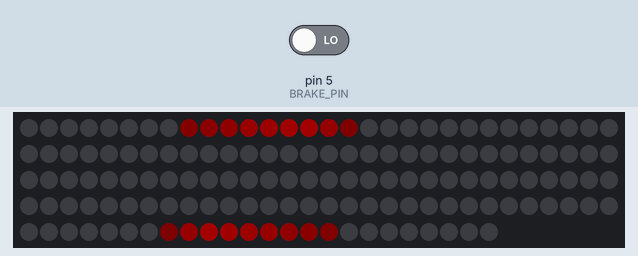
Bench run of a sketch on a simulated Arduino Uno, built with avr-gcc and run on an emulated ATmega328P. Parts: 144 RGB LEDs in strip order, left to right, continuing on the next row. Inputs (shaded band) come from the test bench; at power-on: pin 5 (BRAKE_PIN) LOW. Dim RGB values are drawn brighter than linear.

Above: at 1.2 s.
1.3 s: pin 5 (BRAKE_PIN) driven HIGH
At 2.3 s:
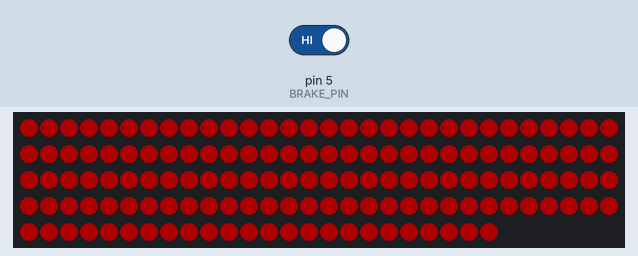
2.8 s: pin 5 (BRAKE_PIN) driven LOW
At 2.96 s:
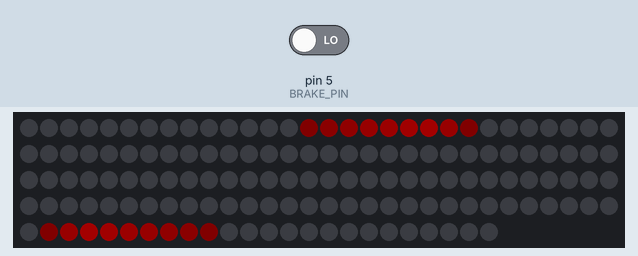

The sketch:

waver.ino
```cpp
#include "strip.hpp"
#include "brake.hpp"
#include "canvas.hpp"
#include "fx.hpp"
#include "fx_chain.hpp"
#include "fx_front.hpp"
#include "fx_fade.hpp"

CStrip strip;
Brake brakes(&strip, BRAKE_PIN);
uint8_t storage[STRIP_NUMLEDS];
Canvas  canvas(storage, STRIP_NUMLEDS, &strip);
FXChain fx_chain;

void setup() {
  Serial.begin(115200);
  canvas.Fill(0);

  int size = canvas.Size();
  int middle = size / 2 - 1;


  fx_chain.append(new CFront(&canvas, 0, size - 1, 7, false, 3, 10, 0, 192));
  fx_chain.append(new CFront(&canvas, size - 1, 0, 7, false, 3, 10, 0, 192));
  fx_chain.append(new CFade(&canvas, 0, 4));
  fx_chain.append_next_chain();
  fx_chain.append(new CFront(&canvas, 0, middle + 4, 7, false, 3, 10, 0, 192));
  fx_chain.append(new CFront(&canvas, size - 1, middle - 3, 7, false, 3, 10, 0, 192));
  fx_chain.append(new CFade(&canvas, 0, 4));
  fx_chain.append_next_chain();
  fx_chain.append(new CFront(&canvas, middle + 4, size - 1, 7, false, 5, 2, 0, 192));
  fx_chain.append(new CFront(&canvas, middle - 3, 0, 7, false, 5, 2, 0, 192));
  fx_chain.append_next_chain();
  fx_chain.append(new CFront(&canvas, middle + 1 - 2, size + 1, 7, false, 5, -2, 0, 0));
  fx_chain.append(new CFront(&canvas, middle + 2, -2, 7, false, 5, -2, 0, 0));
  fx_chain.append_next_chain();
  fx_chain.append(new CFront(&canvas, middle + 1, size - 1, 7, false, 5, 2, 0, 64));
  fx_chain.append(new CFront(&canvas, middle, 0, 7, false, 5, 2, 0, 64));
  fx_chain.append_next_chain();
  fx_chain.append(new CFront(&canvas, middle + 1, size - 1, 7, false, 5, 2, 0, 192));
  fx_chain.append(new CFront(&canvas, middle, 0, 7, false, 5, 2, 0, 192));
  fx_chain.append_next_chain();
  fx_chain.append(new CFront(&canvas, middle + 1 - 2, size + 1, 7, false, 5, -2, 0, 0));
  fx_chain.append(new CFront(&canvas, middle + 2, -2, 7, false, 5, -2, 0, 0));
}

void loop() {
  if (!brakes.tick()) {
    fx_chain.tick();
    canvas.Render();
  }
}
```

brake.hpp
```cpp
#ifndef BRAKE_HPP
#define BRAKE_HPP

#include <Arduino.h>
const int BRAKE_PIN = 5;

class Brake {
public:
  Brake(CStrip *strip, int brake_pin): m_strip(strip), m_brake_pin(brake_pin), m_instance(NULL) {
    pinMode(m_brake_pin, INPUT);
  };

  bool tick() {
    if (is_braking()) {
      render();
      return true;
    }

    return false;
  }
private:
  bool is_braking() {
    return digitalRead(m_brake_pin);
  }

  void render() {
    for(int idx = 0; idx < m_strip->Size(); idx++) {
      m_strip->Set(idx, 255);
    }
    m_strip->Show();
  }

  CStrip *m_strip;
  int m_brake_pin;
  Brake *m_instance;
};

#endif  // BRAKE_HPP
```

canvas.hpp
```cpp
#ifndef CANVAS_HPP
#define CANVAS_HPP

#include "strip.hpp"

class Canvas {
public:
  Canvas(uint8_t *storage, int size, CStrip* strip) :
    m_storage(storage),
    m_size(size),
    m_strip(strip)
  {}

  void Fill(int value) {
    value = correct_value(value);
    for (int idx = 0; idx < m_size; idx++) {
      m_storage[idx] = value;
    }
  }

  void Set(int index, int value) {
    if (index < 0 || index >= m_size) {
      return;
    }

    m_storage[index] = correct_value(value);
  }

  int Get(int index) {
    if (index < 0 || index >= m_size) {
      return 0;
    }
    return m_storage[index];
  }

  int Size() {
    return m_size;
  }

  void Render() {
    for(int idx = 0; idx < m_strip->Size(); idx++) {
      m_strip->Set(idx, m_storage[idx]);
    }
    m_strip->Show();
  }
private:
  uint8_t correct_value(int value) {
    if (value < 0) {
      value = 0;
    }
    if (value > 255) {
      value = 255;
    }

    return value;
  }
  uint8_t *m_storage;
  int m_size;
  CStrip *m_strip;
};

#endif  // CANVAS_HPP
```

fx.hpp
```cpp
#ifndef FX_HPP
#define FX_HPP

class FX {
public:
  FX(): m_fx_next(NULL){};
  virtual void tick();
  virtual void reset();
  virtual bool done();
  virtual ~FX(){};


  void fx_append(FX*fx) {
    if (m_fx_next == NULL) {
      m_fx_next = fx;
    } else {
      m_fx_next->fx_append(fx);
    }
  }

  void fx_chain_tick() {
    tick();
    if (m_fx_next != NULL) {
      m_fx_next -> fx_chain_tick();
    }
  }

  bool fx_chain_reset() {
    this->reset();
    if (m_fx_next != NULL) {
      m_fx_next->fx_chain_reset();
    }
  }

  bool fx_chain_done() {
    return done() || (m_fx_next != NULL ? m_fx_next->fx_chain_done() : false);
  }
protected:
  FX *fx_next() {
    return m_fx_next;
  }
private:
  FX *m_fx_next;
};


#endif  // FX_HPP
```

fx_chain.hpp
```cpp
#ifndef FX_CHAIN_HPP
#define FX_CHAIN_HPP

#include "fx.hpp"
#include <List.hpp>

class FXChain {
public:
  FXChain(): m_append_cursor(0), m_tick_cursor(0) {}
  void append(FX *fx) {
    if (m_append_cursor >= m_sequence.getSize()) {
      m_sequence.add(fx);
    } else {
      m_sequence[m_append_cursor]->fx_append(fx);
    }
  }

  void append_next_chain() {
    if (m_append_cursor < m_sequence.getSize()) {
      m_append_cursor ++;
    }
  }

  void tick() {
    FX * chain = m_sequence[m_tick_cursor];
    chain->fx_chain_tick();
    if (chain->fx_chain_done()) {
      chain->fx_chain_reset();
      m_tick_cursor ++;
      if (m_tick_cursor >= m_sequence.getSize()) {
        m_tick_cursor = 0;
      }
    }
  }
private:
  int m_append_cursor;
  int m_tick_cursor;
  List<FX*> m_sequence;
};

#endif  // FX_CHAIN_HPP
```

fx_fade.hpp
```cpp
#ifndef FX_FADE_HPP
#define FX_FADE_HPP

#include "fx.hpp"
#include "canvas.hpp"

class CFade: public FX {
public:
  CFade(Canvas * canvas, uint8_t target, uint8_t step):
    m_canvas(canvas),
    m_target(target),
    m_step(step),
    m_window_lowaddr(0),
    m_window_highaddr(canvas->Size() - 1)
  {}
  virtual void tick() {
    m_had_changes = false;
    for (int idx = m_window_lowaddr; idx <= m_window_highaddr; idx++) {
      int value = m_canvas->Get(idx);
      if (value == m_target) {
        continue;
      }

      m_had_changes = true;
      if (value < m_target) {
        value += m_step;
        if (value > m_target) {
          value = m_target;
        }
      } else {
        value -= m_step;
        if (value < m_target) {
          value = m_target;
        }
      }

      m_canvas->Set(idx, value);
    }
  }
  virtual bool done() {
    return !m_had_changes;
  }
  virtual void reset() {
    // Actually do nothing, we're fading while anything changes
  }
private:
  Canvas * m_canvas;
  int m_target;
  uint8_t m_step;
  int m_window_lowaddr;
  int m_window_highaddr;
  bool m_had_changes;
};

#endif  // FX_FADE_HPP
```

fx_front.hpp
```cpp
#ifndef FX_FRONT_HPP
#define FX_FRONT_HPP

#include "fx.hpp"
#include "canvas.hpp"

class CFront: public FX {
public:
  CFront(
      Canvas *canvas,
      int start_position,
      int end_position,
      int step_ticks,
      bool cyclic,
      int front_width,
      int front_fade_scaling_factor,
      int min_brightness,
      int max_brightness
    ):
    m_canvas(canvas),
    m_start_position(start_position),
    m_end_position(end_position),
    m_step_ticks(step_ticks),
    m_cyclic(cyclic),
    m_front_width(front_width),
    m_front_fade_scaling_factor(front_fade_scaling_factor),
    m_direction(m_end_position > m_start_position ? 1 : m_start_position == m_end_position ? 0 : -1),
    m_min_brightness(min_brightness),
    m_max_brightness(max_brightness)
  {
    reset();
  }

  virtual void tick() {
    tick_updown();

    if (--m_step_tick_left < 0) {
      if (m_position == m_end_position) {
        if (m_cyclic) {
          m_position = m_start_position;
        }
      } else {
        m_position += m_direction;
      }
      m_step_tick_left = m_step_ticks - 1;
    }
  }

  virtual void reset() {
    m_position = m_start_position;
    m_step_tick_left = m_step_ticks;
  }

  void set_max_brightness(int brightness) {
    m_max_brightness = brightness;
  }

  void set_min_brightness(int brightness) {
    m_min_brightness = brightness;
  }

  virtual bool done() {
    if (m_cyclic) {
      return false;
    } else {
      return m_position == m_end_position;
    }
  }

private:
  void tick_updown() {
    for (int idx = 0; idx < m_front_width; idx++) {
      int index = m_direction * idx;
      int shift = (m_front_width - idx) * m_front_fade_scaling_factor;
      int value = relative_get(index);
      value += shift;
      relative_set(index, value);
    }
  }

  int relative_get(int offset) {
    return m_canvas->Get(m_position + offset);
  }

  void relative_set(int offset, int value) {
      if (m_front_fade_scaling_factor > 0 && value > m_max_brightness) {
        value = m_max_brightness;
      }
      if (m_front_fade_scaling_factor < 0 && value < m_min_brightness) {
        value = m_min_brightness;
      }

    m_canvas->Set(m_position + offset, value);
  }

// Configurational variables
  Canvas *m_canvas;
  int m_start_position;
  int m_end_position;
  int m_step_ticks;
  bool m_cyclic;
  int m_front_width;
  int m_front_fade_scaling_factor;
  int m_min_brightness;
  int m_max_brightness;

// Automatic configuration variables
  int m_direction;

// Runtime variables
  int m_step_tick_left;
  int m_position;
};
#endif  // FX_FRONT_HPP
```

strip.cpp
```cpp
#include <Arduino.h>
#include <microLED.h>
#include "strip.hpp"

microLED< STRIP_NUMLEDS, STRIP_PIN, MLED_NO_CLOCK, LED_WS2812, ORDER_GRB, CLI_HIGH> STRIP;

CStrip::CStrip() {
  STRIP.setBrightness(STRIP_BRIGHTNESS);
}

void CStrip::Set(int index, unsigned char value) {
  STRIP.leds[index] = mRGB(value, 0, 0);
}
int CStrip::Size() {
  return STRIP_NUMLEDS;
}
void CStrip::Show() {
  STRIP.show();
}
```

strip.hpp
```cpp
#ifndef STRIP_HPP
#define STRIP_HPP

const int STRIP_PIN = 3;
const int STRIP_NUMLEDS = 144;
const int STRIP_BRIGHTNESS = 255;

class CStrip {
public:
  CStrip();
  void Set(int index, unsigned char value);
  int Size();
  void Show();
};

#endif  // STRIP_HPP
```

Measured:
- after the input at 1.3 s, the LEDs: change at once (image 1)
- after the input at 2.8 s, the LEDs: change at once (image 2)
